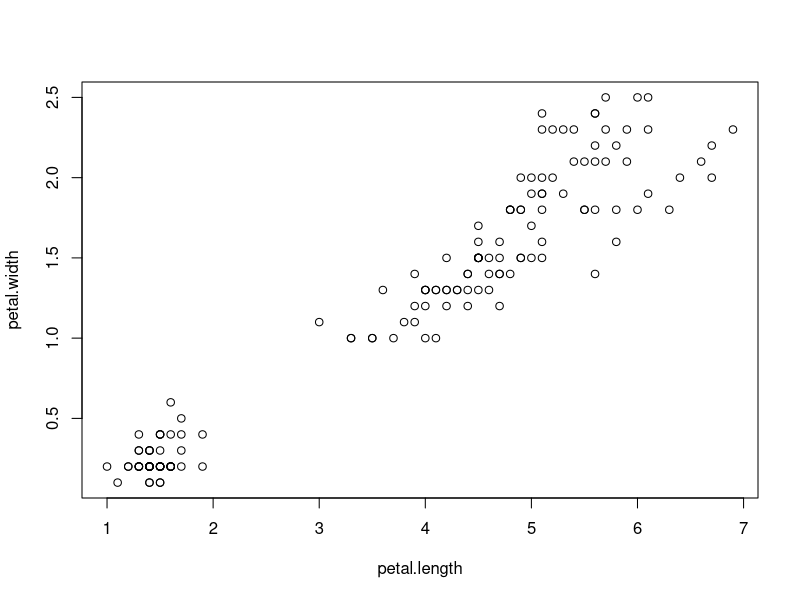
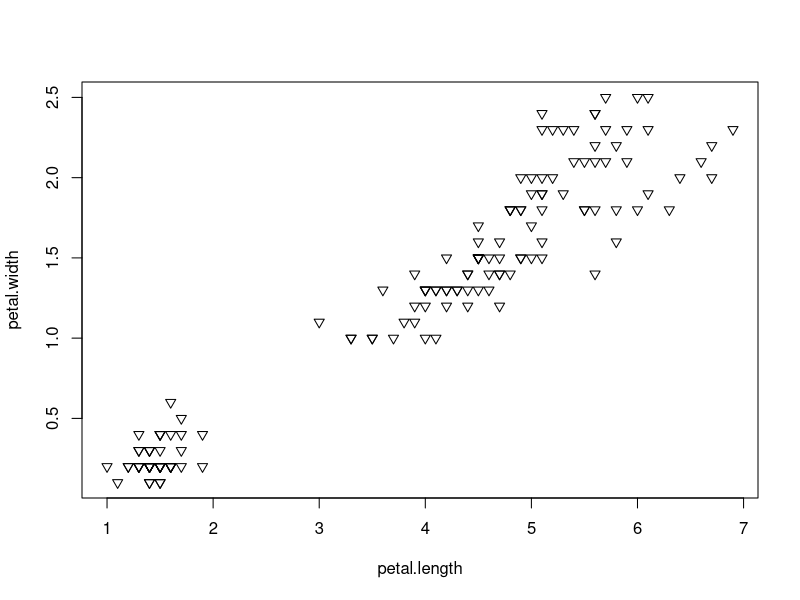
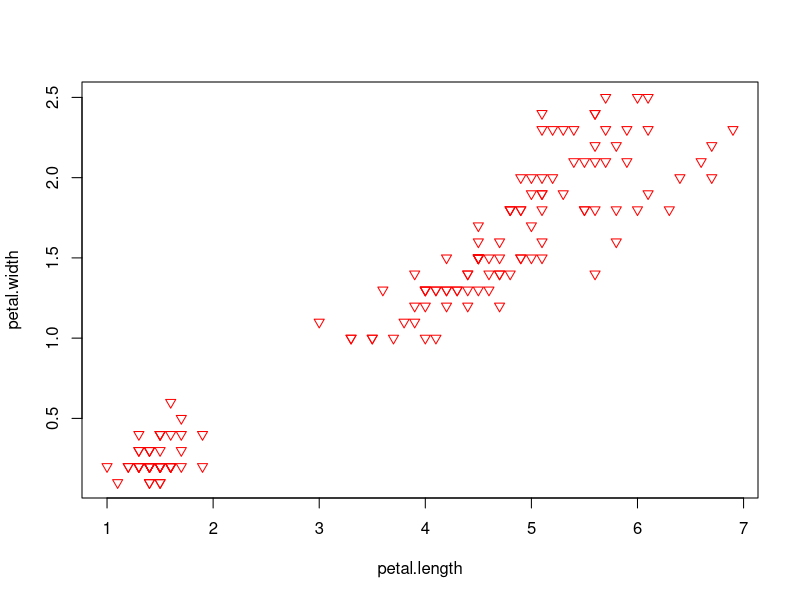
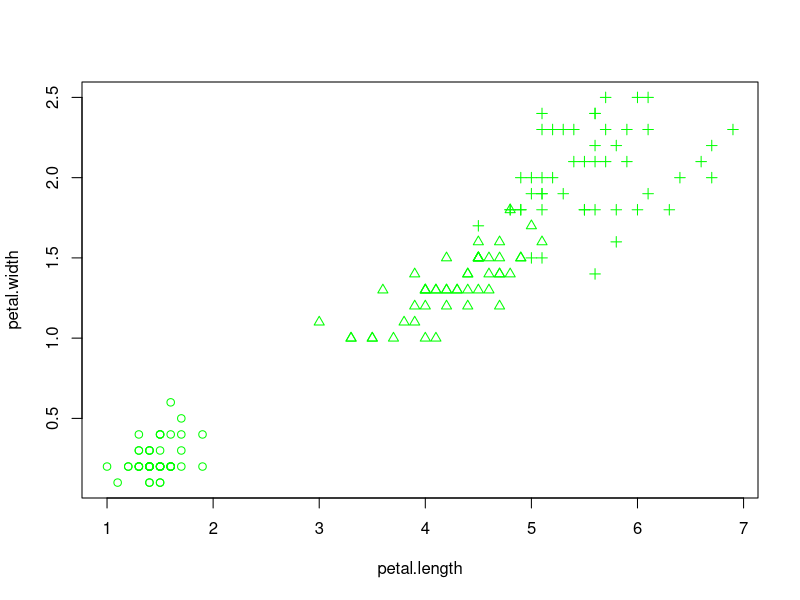
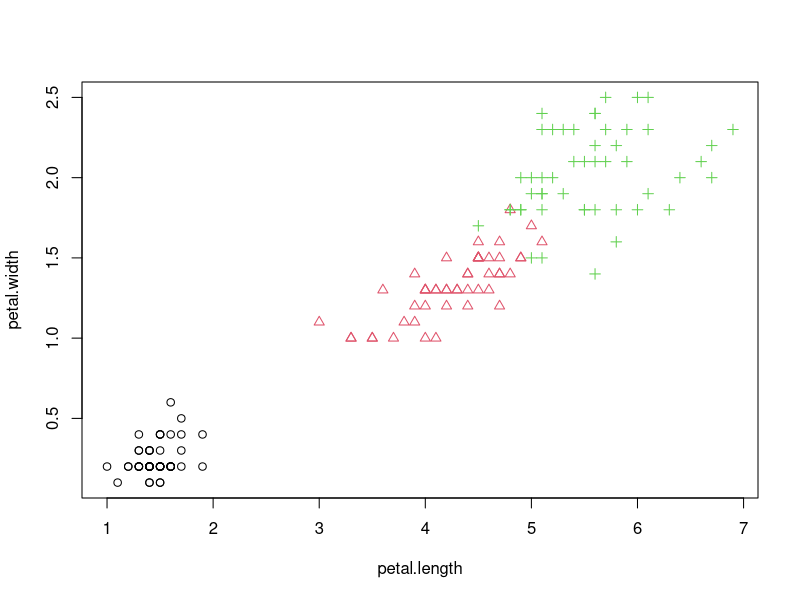
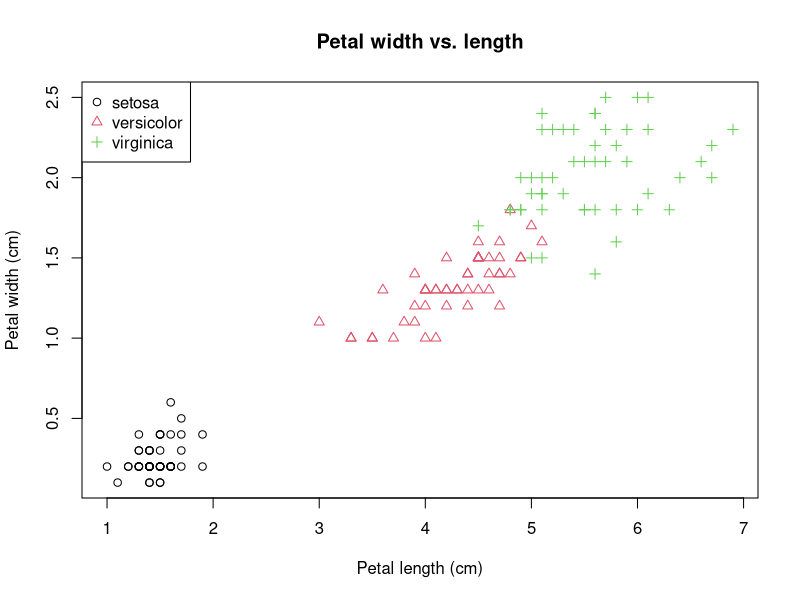
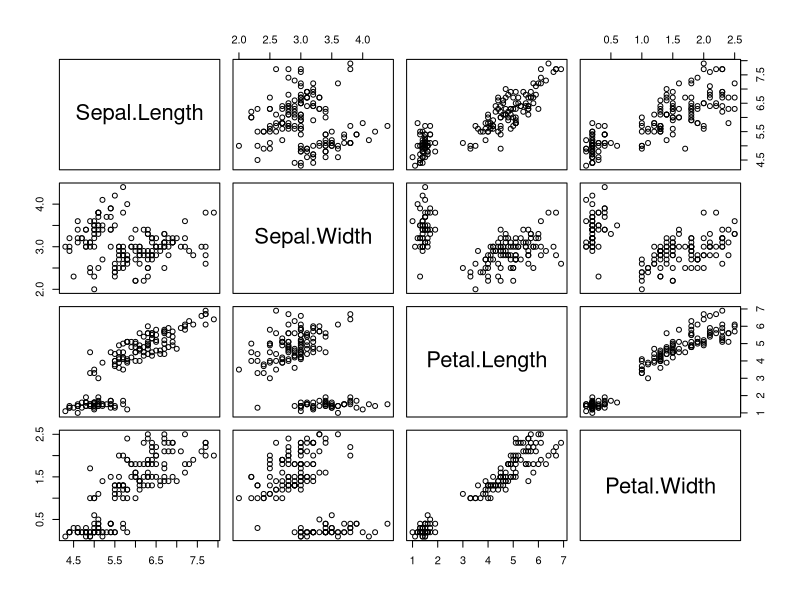
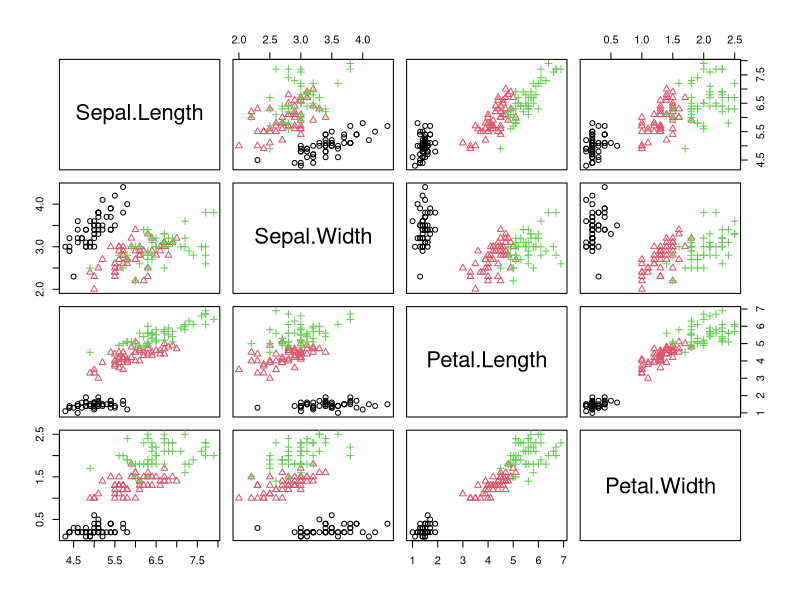

Write the R code that produced these figures, in order.
################################################################################
# Título: Sesión práctica 4                                                    #
# Curso: El poder para explotar tus datos                                      #
# Fecha: 13/11/2024                                                            #
#                                                                              #
# Autor: Adrián Santiago                                                       #
# Descripción: session4.R es parte de un curso de iniciación a R impartido por #
#              la UCAIB Bioinformática y Bioestadística del IMIBIC.            # 
################################################################################

library(ggplot2)


## Función plot()
################################################################################

data(iris)

View(iris)

# Se guardan las columnas de interés en nuevos objetos
petal.length <- iris$Petal.Length
petal.width <- iris$Petal.Width

# Diagrama de dispersión (x e y numéricos)
plot(petal.length, petal.width)
plot(petal.length, petal.width, pch = 6) # Consultar otros parámetros


plot(petal.length, petal.width, pch = 6, col = "red") 
# Fuente (colores para plots en R): https://r-charts.com/colors/

speciesID <- as.numeric(iris$Species) # Los ID de pch son numéricos  
speciesID
plot(petal.length, petal.width, pch = speciesID, col = "green")


plot(petal.length, petal.width, pch = speciesID, col = speciesID)



# Personalización del plot
plot(petal.length, petal.width,           # x e y
     pch = speciesID,                     # Tipos de símbolos
     col = speciesID,                     # Color
     xlab = "Petal length (cm)",          # Nombre para el eje X
     ylab = "Petal width (cm)",           # Nombre para el eje y
     main = "Petal width vs. length"      # Título
) 



legend("topleft",            # Posición de la leyenda
       levels(iris$Species), # Valores diferentes en la columna Species
       pch = 1:3,            # Símbolos que usará
       col = 1:3             # Colores que usará
) 


# Matriz de correlación
plot(iris[, c(1:4)])
pairs(iris[,1:4], pch=as.numeric(iris$Species), col=iris$Species)


## Función ggplot()
################################################################################

## Dataset iris

ggplot(data = iris) # ¿Qué muestra? ¿Por qué?


ggplot(data = iris) +
    aes(x = Petal.Length, y = Petal.Width)  # ¿Y ahora?


ggplot(data = iris) +
    aes(x = Petal.Length, y = Petal.Width) +
    geom_point()


ggplot(data = iris) +
    aes(x = Petal.Length, y = Petal.Width) +
    geom_point(aes(color = Species, shape = Species))

p <- ggplot(data = iris) +
    aes(x = Petal.Length, y = Petal.Width) +
    geom_point(aes(color = Species, shape = Species), size = 2.5) +
    theme(
        axis.title = element_text(size = 14),   # Aumenta el tamaño de los títulos de los ejes
        axis.text = element_text(size = 14),    # Aumenta el tamaño de los valores en los ejes
        legend.text = element_text(size = 14)   # Aumenta el tamaño de la leyenda
    ) 

p + ggtitle("Petal widht vs. length") +
    xlab("Petal length (cm)") + ylab("Petal width (cm)")# +
  #  theme(plot.title = element_text(hjust = 0.5)) # Centrar el título





p_v2 <- ggplot(data = iris) +
    aes(x = Petal.Length, y = Petal.Width) +
    geom_point(aes(color = Species, shape = Species), size = 2.5) +
    theme(
        axis.title = element_text(size = 14),   
        axis.text = element_text(size = 14),   
        legend.text = element_text(size = 14)   
    ) +
    facet_wrap(~Species)  # Divide por la variable 'Species'

p_v2 + ggtitle("Petal widht vs. length") +
       xlab("Petal length (cm)") + ylab("Petal width (cm)")




ggplot(data = iris) +
  aes(x = Petal.Length, y = Petal.Width) +
  geom_point(aes(color = Species, shape = Species), size = 2.5) +
  theme(
    axis.title = element_text(size = 14),
    axis.text = element_text(size = 14),
    legend.text = element_text(size = 14)
  ) +
  facet_wrap(~Species) +
  geom_smooth(method = "lm", 
              aes(color = Species), se = FALSE)  # Añade una línea de regresión 
                                                 # lineal sin intervalos de confianza

# add trend line
ggplot(data = iris) +
    aes(x = Petal.Length, y = Petal.Width) +
    geom_point(aes(color = Species, shape = Species)) +
    geom_smooth(method = lm)


ggplot(data = iris) +
    aes(x = Species, fill = Species) +
    geom_bar() +
    coord_polar()  # Convierte el gráfico a coordenadas polares (gráfico de sectores)



library(ggplot2)
ggplot(data = iris) +
    aes(x = Species, y = Sepal.Length, color = Species) +
    geom_boxplot()


ggplot(data = iris) +
    aes(x = Species, y = Sepal.Length, color = Species) +
    geom_boxplot() +
    geom_jitter(position = position_jitter(0.2)) #+ theme_minimal()




# Ejercicio complementario
################################################################################

# 1. Carga el dataset diabetes.csv y visualizalo
# Columna Outcome: 0 (mujeres no diabéticas), 1 (mujeres diabéticas)






# 2. Haz un diagrama de dispersión (scatterplot) de las variables "Glucose"
# e "Insulin"
# Nota: convierte previamente la columna Outcome a clase "Factor" con 
# la función as.factor()






# 3. Haz un histograma de la variable "Glucose" distinguiendo entre diabéticas 
# y no diabéticas (columna Outcome)






# 4. Haz dos boxplots, uno para la variable"Glucose" distinguiendo entre diabéticas 
# y no diabéticas (columna outcome) y otra con la variable IMC

